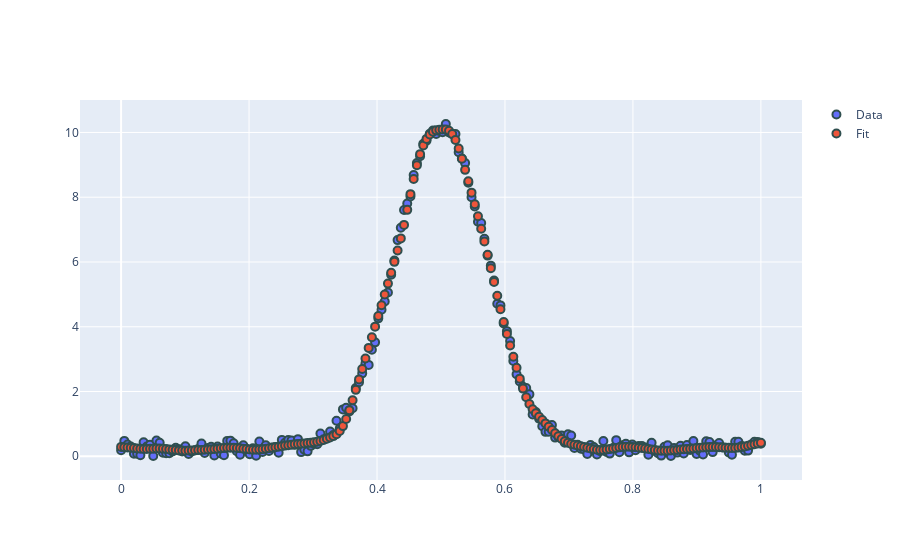

Write notebook code for a chart like this one.
### Code cell
M1.fit(X=x, y=y)

### Figure 1 — Plotly figure (JSON) as saved in the notebook; plotly's stock layout.template omitted (floating-point values rounded to 4 significant figures; data arrays with more than 128 entries replaced by an {"elided": "..."} marker saying what was removed)
{"data": [{"marker": {"line": {"color": "DarkSlateGrey", "width": 2}, "size": 8}, "mode": "markers", "name": "Data", "type": "scatter", "x": {"elided": "200 float values"}, "y": {"elided": "200 float values"}}, {"marker": {"line": {"color": "DarkSlateGrey", "width": 2}, "size": 8}, "mode": "markers", "name": "Fit", "type": "scatter", "x": {"elided": "200 float values"}, "y": {"elided": "200 float values"}}], "layout": {"autosize": true, "xaxis": {"autorange": true, "range": [-0.05938, 1.059], "type": "linear"}, "yaxis": {"autorange": true, "range": [-0.8058, 11.08], "type": "linear"}}}
